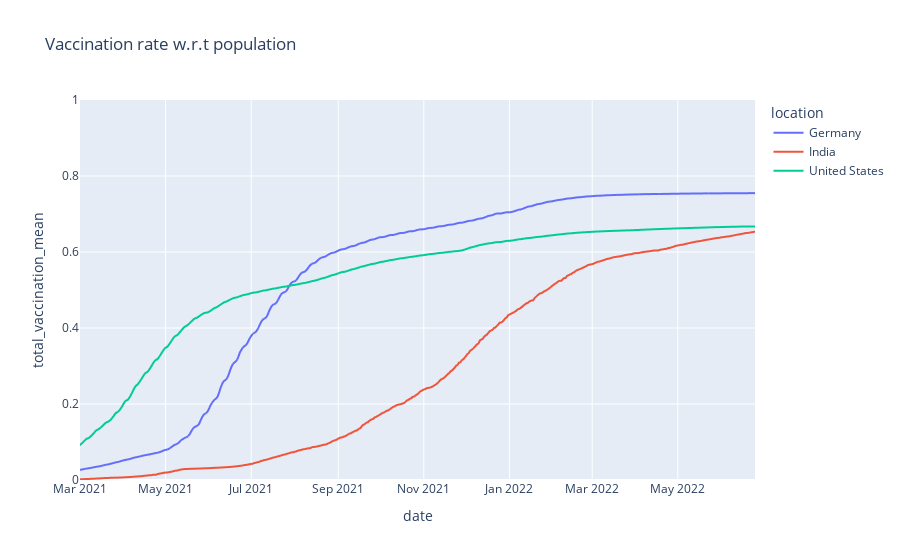

This figure's notebook cell:
### Code cell
fig4=px.line(df_total_list, x= "date", y= "total_vaccination_mean",color='location', title= "Vaccination rate w.r.t population")
fig4.update_xaxes(range=["2021-03-01","2022-06-25"])
fig4.update_yaxes(range=[0,1])
fig4.show()

### Figure 1 — Plotly figure (JSON) as saved in the notebook; plotly's stock layout.template omitted (floating-point values rounded to 4 significant figures; data arrays with more than 128 entries replaced by an {"elided": "..."} marker saying what was removed)
{"data": [{"hovertemplate": "location=Germany<br>date=%{x}<br>total_vaccination_mean=%{y}<extra></extra>", "legendgroup": "Germany", "line": {"color": "#636efa", "dash": "solid"}, "marker": {"symbol": "circle"}, "mode": "lines", "name": "Germany", "showlegend": true, "type": "scattergl", "x": {"elided": "884 str values"}, "xaxis": "x", "y": {"elided": "884 float values"}, "yaxis": "y"}, {"hovertemplate": "location=India<br>date=%{x}<br>total_vaccination_mean=%{y}<extra></extra>", "legendgroup": "India", "line": {"color": "#EF553B", "dash": "solid"}, "marker": {"symbol": "circle"}, "mode": "lines", "name": "India", "showlegend": true, "type": "scattergl", "x": {"elided": "881 str values"}, "xaxis": "x", "y": {"elided": "881 float values"}, "yaxis": "y"}, {"hovertemplate": "location=United States<br>date=%{x}<br>total_vaccination_mean=%{y}<extra></extra>", "legendgroup": "United States", "line": {"color": "#00cc96", "dash": "solid"}, "marker": {"symbol": "circle"}, "mode": "lines", "name": "United States", "showlegend": true, "type": "scattergl", "x": {"elided": "889 str values"}, "xaxis": "x", "y": {"elided": "889 float values"}, "yaxis": "y"}], "layout": {"legend": {"title": {"text": "location"}, "tracegroupgap": 0}, "title": {"text": "Vaccination rate w.r.t population"}, "xaxis": {"anchor": "y", "domain": [0, 1], "range": ["2021-03-01", "2022-06-25"], "title": {"text": "date"}}, "yaxis": {"anchor": "x", "domain": [0, 1], "range": [0, 1], "title": {"text": "total_vaccination_mean"}}}}
